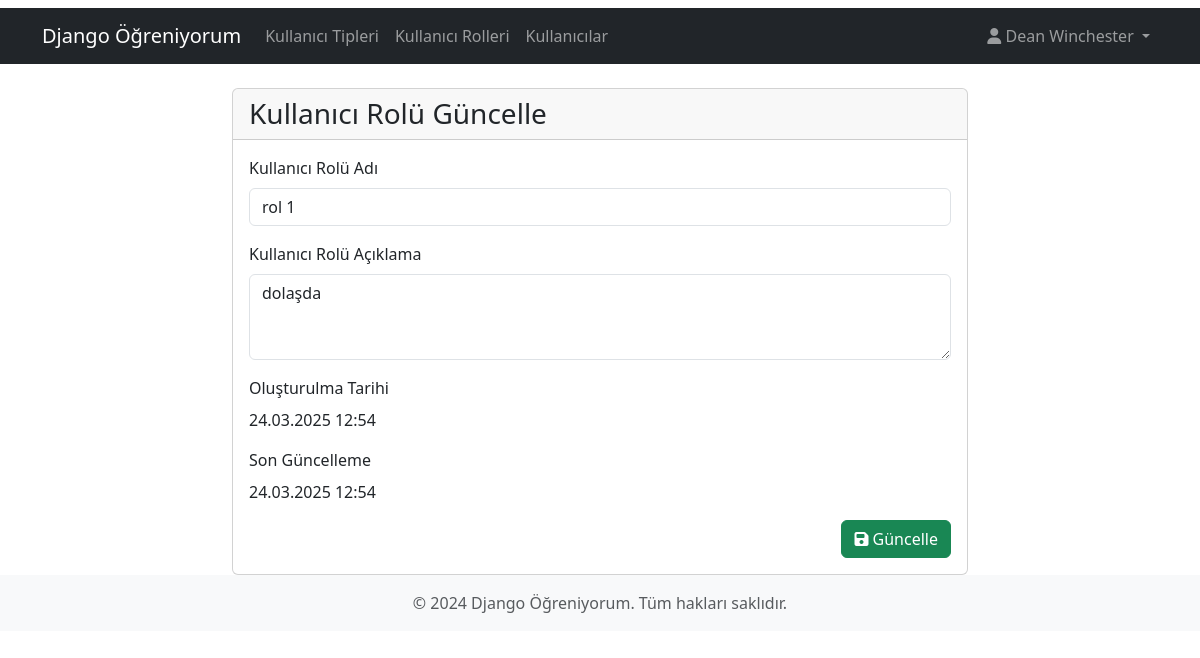
Screenshot of /user-roles/3/update/ (signed in) with the database file from the repository.
### mysite/models.py (models this page shows, shortened)
class BaseModel(models.Model):
    created_at = models.DateTimeField(auto_now_add=True)
    updated_at = models.DateTimeField(auto_now=True)
    class Meta:
        abstract = True

class UserRole(BaseModel):
    name = models.CharField(max_length=255)
    description = models.TextField()
    class Meta:
        app_label = 'mysite'
        verbose_name = 'Kullanıcı Rolü'
        verbose_name_plural = 'Kullanıcı Rolleri'

### mysite/views.py (the view)
# urls.py: path('user-roles/<int:pk>/update/', views.user_role_update, name='user_role_update'),
@login_required(login_url='login')
def user_role_update(request, pk):
    try:
        user_role = UserRole.objects.get(pk=pk)
        if request.method == 'POST':
            form = UserRoleForm(request.POST, instance=user_role)
            if form.is_valid():
                form.save()
                messages.success(request, 'Kullanıcı rolü başarıyla güncellendi.')
                return redirect('user_role_list')
            else:
                messages.warning(request, 'Lütfen formu kontrol edin.')
                for field in form:
                    if field.errors:
                        field.field.widget.attrs['class'] = field.field.widget.attrs.get('class', '') + ' is-invalid'
        else:
            form = UserRoleForm(instance=user_role)
        return render(request, 'user_role_update.html', {
            'user_role': user_role,
            'form': form
        })
    except UserRole.DoesNotExist:
        messages.error(request, 'Kullanıcı rolü bulunamadı.')
        return redirect('user_role_list')

### mysite/forms.py (shortened to what this page needs)
class UserRoleForm(forms.ModelForm):
    class Meta:
        model = UserRole
        fields = ['name', 'description']
        widgets = {
            'name': forms.TextInput(attrs={'class': 'form-control'}),
            'description': forms.Textarea(attrs={'class': 'form-control', 'rows': 3}),
        }
        required_fields = ['name', 'description']
        error_messages = {
            'name': {
                'required': 'Kullanıcı rolü adı zorunludur.',
                'max_length': 'Kullanıcı rolü adı çok uzun.',
                'min_length': 'Kullanıcı rolü adı çok kısa.',
            },
            'description': {
                'required': 'Açıklama zorunludur.',
                'max_length': 'Açıklama çok uzun.',
                'min_length': 'Açıklama çok kısa.',
            }
        }

### mysite/templates/user_role_update.html (shortened to what this page needs)
{% extends 'base.html' %}
{% block content %}
<div class="container mt-4">
    <div class="row justify-content-center">
        <div class="col-md-8">
            <div class="card">
                <div class="card-header">
                    <h3 class="card-title mb-0">Kullanıcı Rolü Güncelle</h3>
                </div>
                <div class="card-body">
                    <form method="post" novalidate>
                        <div class="mb-3">
                            <label for="{{ form.name.id_for_label }}" class="form-label">Kullanıcı Rolü Adı</label>
                            {{ form.name }}
                        </div>
                        <div class="mb-3">
                            <label for="{{ form.description.id_for_label }}" class="form-label">Kullanıcı Rolü Açıklama</label>
                            {{ form.description }}
                        </div>
                        <div class="mb-3">
                            <label class="form-label">Oluşturulma Tarihi</label>
                            <p class="form-control-static">{{ user_role.created_at|date:"d.m.Y H:i" }}</p>
                        </div>
                        <div class="mb-3">
                            <label class="form-label">Son Güncelleme</label>
                            <p class="form-control-static">{{ user_role.updated_at|date:"d.m.Y H:i" }}</p>
                        </div>
                        <div class="d-flex justify-content-end">
                            <button type="submit" class="btn btn-success">
                                <i class="fas fa-save"></i> Güncelle
                            </button>
                        </div>
                    </form>
                </div>
            </div>
        </div>
    </div>
</div>
{% endblock %}

### mysite/templates/base.html (shortened to what this page needs)
{% load static %}
<!DOCTYPE html>
<html lang="tr">
<head>
    <link href="https://cdn.jsdelivr.net/npm/bootstrap@5.3.0/dist/css/bootstrap.min.css" rel="stylesheet">
    <link href="https://cdnjs.cloudflare.com/ajax/libs/font-awesome/6.0.0/css/all.min.css" rel="stylesheet">
    <link href="https://cdnjs.cloudflare.com/ajax/libs/toastr.js/latest/toastr.min.css" rel="stylesheet">
</head>
<body class="my-2">
    <nav class="navbar navbar-expand-lg navbar-dark bg-dark">
        <div class="container">
            <a class="navbar-brand">Django Öğreniyorum</a>
            <div class="collapse navbar-collapse" id="navbarNav">
                <ul class="navbar-nav me-auto">
                    {% if user.is_authenticated %}
                        <li class="nav-item">
                            <a class="nav-link" href="{% url 'user_type_list' %}">Kullanıcı Tipleri</a>
                        </li>
                        <li class="nav-item">
                            <a class="nav-link" href="{% url 'user_role_list' %}">Kullanıcı Rolleri</a>
                        </li>
                        <li class="nav-item">
                            <a class="nav-link" href="{% url 'profile_list' %}">Kullanıcılar</a>
                        </li>
                    {% endif %}
                </ul>
                <ul class="navbar-nav">
                    {% if user.is_authenticated %}
                        <li class="nav-item dropdown">
                            <a class="nav-link dropdown-toggle" href="#" id="navbarDropdown" role="button" data-bs-toggle="dropdown">
                                <i class="fas fa-user"></i> {{ user.get_full_name|default:user.username }}
                            </a>
                        </li>
                    {% endif %}
                </ul>
            </div>
        </div>
    </nav>
    {% block content %}
    {% endblock %}
    <footer class="footer mt-auto py-3 bg-light">
        <div class="container text-center">
            <span class="text-muted">© 2024 Django Öğreniyorum. Tüm hakları saklıdır.</span>
        </div>
    </footer>
</body>
</html>

### rows the page displays
UserRole: name "rol 1", description "dolaşda", created_at "24.03.2025 12:54", updated_at "24.03.2025 12:54"

### other values shown
{{ user.get_full_name|default:user.username }} "Dean Winchester"
